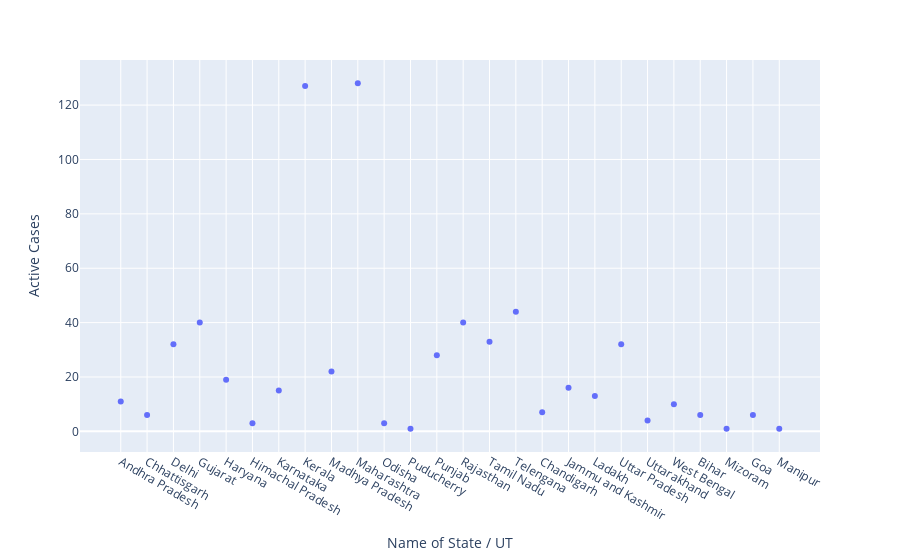

The cell this chart's notebook holds for it:
### Code cell
px.scatter(df,x='Name of State / UT',y='Active Cases')

### Figure 1 — Plotly figure (JSON) as saved in the notebook; plotly's stock layout.template omitted (floating-point values rounded to 4 significant figures)
{"data": [{"hovertemplate": "Name of State / UT=%{x}<br>Active Cases=%{y}<extra></extra>", "legendgroup": "", "marker": {"color": "#636efa", "symbol": "circle"}, "mode": "markers", "name": "", "showlegend": false, "type": "scatter", "x": ["Andhra Pradesh", "Chhattisgarh", "Delhi", "Gujarat", "Haryana", "Himachal Pradesh", "Karnataka", "Kerala", "Madhya Pradesh", "Maharashtra", "Odisha", "Puducherry", "Punjab", "Rajasthan", "Tamil Nadu", "Telengana", "Chandigarh", "Jammu and Kashmir", "Ladakh", "Uttar Pradesh", "Uttarakhand", "West Bengal", "Bihar", "Mizoram", "Goa", "Manipur"], "xaxis": "x", "y": [11, 6, 32, 40, 19, 3, 15, 127, 22, 128, 3, 1, 28, 40, 33, 44, 7, 16, 13, 32, 4, 10, 6, 1, 6, 1], "yaxis": "y"}], "layout": {"legend": {"tracegroupgap": 0}, "margin": {"t": 60}, "xaxis": {"anchor": "y", "domain": [0, 1], "title": {"text": "Name of State / UT"}}, "yaxis": {"anchor": "x", "domain": [0, 1], "title": {"text": "Active Cases"}}}}
